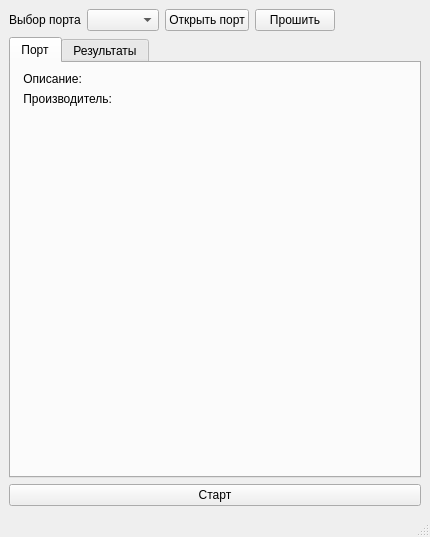
<?xml version="1.0" encoding="UTF-8"?>
<ui version="4.0">
 <class>MainWindow</class>
 <widget class="QMainWindow" name="MainWindow">
  <property name="geometry">
   <rect>
    <x>0</x>
    <y>0</y>
    <width>430</width>
    <height>537</height>
   </rect>
  </property>
  <property name="windowTitle">
   <string>MainWindow</string>
  </property>
  <widget class="QWidget" name="centralwidget">
   <property name="minimumSize">
    <size>
     <width>415</width>
     <height>515</height>
    </size>
   </property>
   <layout class="QVBoxLayout" name="verticalLayout_2">
    <item>
     <layout class="QHBoxLayout" name="horizontalLayout">
      <item>
       <widget class="QLabel" name="lbSelectPort">
        <property name="text">
         <string>Выбор порта</string>
        </property>
       </widget>
      </item>
      <item>
       <widget class="QComboBox" name="boxSerial"/>
      </item>
      <item>
       <widget class="QPushButton" name="btApply">
        <property name="text">
         <string>Открыть порт</string>
        </property>
       </widget>
      </item>
      <item>
       <widget class="QPushButton" name="btFlash">
        <property name="text">
         <string>Прошить</string>
        </property>
       </widget>
      </item>
      <item>
       <spacer name="horizontalSpacer">
        <property name="orientation">
         <enum>Qt::Horizontal</enum>
        </property>
        <property name="sizeHint" stdset="0">
         <size>
          <width>40</width>
          <height>20</height>
         </size>
        </property>
       </spacer>
      </item>
     </layout>
    </item>
    <item>
     <widget class="QTabWidget" name="tabWidget">
      <property name="currentIndex">
       <number>0</number>
      </property>
      <widget class="QWidget" name="tbGeneral">
       <attribute name="title">
        <string>Порт</string>
       </attribute>
       <layout class="QVBoxLayout" name="verticalLayout">
        <item>
         <widget class="QLabel" name="lbDescription">
          <property name="text">
           <string> Описание:</string>
          </property>
          <property name="wordWrap">
           <bool>true</bool>
          </property>
          <property name="margin">
           <number>0</number>
          </property>
         </widget>
        </item>
        <item>
         <widget class="QLabel" name="lbManufacturer">
          <property name="text">
           <string> Производитель:</string>
          </property>
          <property name="wordWrap">
           <bool>true</bool>
          </property>
         </widget>
        </item>
        <item>
         <spacer name="verticalSpacer">
          <property name="orientation">
           <enum>Qt::Vertical</enum>
          </property>
          <property name="sizeHint" stdset="0">
           <size>
            <width>20</width>
            <height>40</height>
           </size>
          </property>
         </spacer>
        </item>
       </layout>
      </widget>
      <widget class="QWidget" name="tbResult">
       <attribute name="title">
        <string>Результаты</string>
       </attribute>
       <layout class="QGridLayout" name="gridLayout">
        <item row="0" column="0">
         <widget class="QTableWidget" name="tableResult"/>
        </item>
       </layout>
      </widget>
     </widget>
    </item>
    <item>
     <widget class="QPushButton" name="btStart">
      <property name="text">
       <string>Старт</string>
      </property>
     </widget>
    </item>
   </layout>
  </widget>
  <widget class="QStatusBar" name="statusBar"/>
 </widget>
 <resources/>
 <connections/>
</ui>
